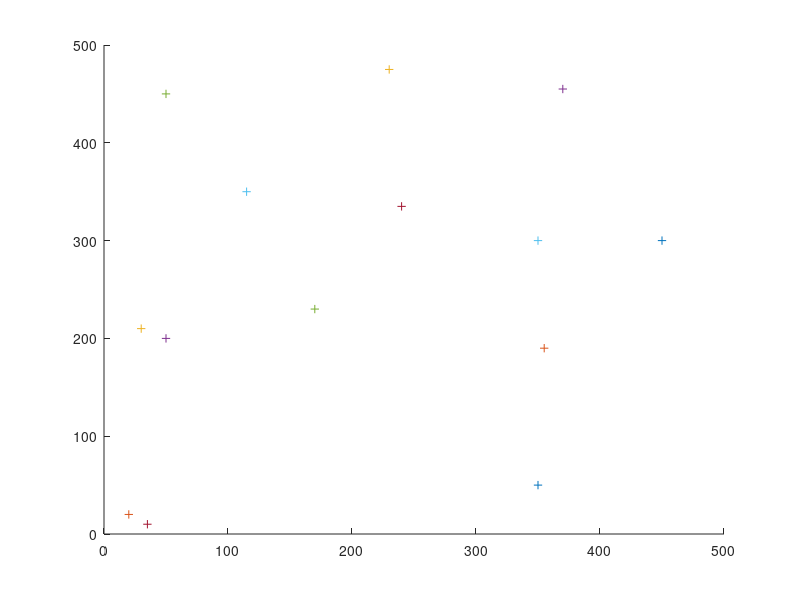

The MATLAB script that drew this image: (Note: this script raises an error after producing the figure.)
%draw Lion
lion=[
    350,50;
355,190;
30,210;
50,200;
170,230;
350,300;
35,10;
450,300;
20,20;
230,475;
370,455;
50,450;
115,350;
240,335
];
hold on;
for i=1:1:length(lion)
   scatter(lion(i,1),lion(i,2),'+');
end


%draw pond
pond=[
    220,430,15;
	370,435,15;
	75,430,15;
	220,320,15;
	470,280,15;
	75,330,15;
	320,280,15;
    375,175,15;
    ];
for i=1:1:length(pond)
   circle(pond(i,1),pond(i,2),pond(i,3),'green');
end

%draw region
region=[400,0,500,0,500,100,400,100,400,0;
        400,100,500,100,500,250,400,200,400,100;
        300,150,400,100,400,200,250,250,300,150;
        100,100,300,150,250,250,150,250,100,100;
        400,200,500,250,500,350,400,350,400,200;
        0,0,150,0,100,100,0,100,0,0;
        150,0,250,0,300,150,100,100,150,0;
        250,0,400,0,400,100,300,150,250,0;
        250,250,400,200,400,350,300,350,250,250;
        0,100,100,100,150,250,0,250,0,100;
        0,250,150,250,150,400,0,350,0,250;
        150,250,250,250,300,350,150,400,150,250;
        150,400,300,350,300,500,150,500,150,400;
        300,350,400,350,400,500,300,500,300,350;
        0,350,150,400,150,500,0,500,0,350;
        400,350,500,350,500,500,400,500,400,350];


for i=1:1:length(region)
    x=linspace(0,0,4);
    y=linspace(0,0,4);
    tagX=1;
    tagY=1;
    for j=1:1:length(region(1,:))
        if rem(j,2)==1
            x(tagX)=region(i,j);
            tagX=tagX+1;
        else
            y(tagY)=region(i,j);
            tagY=tagY+1;
        end
    end
    polygon(x,y);
end


%draw ambulance
ambulance=[100,400,90;
            400,400,90;
            250,400,90;
            300,100,90;
            400,250,90];
        
 for i=1:1:length(ambulance)
     x=ambulance(i,1);
     y=ambulance(i,2);
     r=ambulance(i,3);
     circle(x,y,r,'red')
 end
